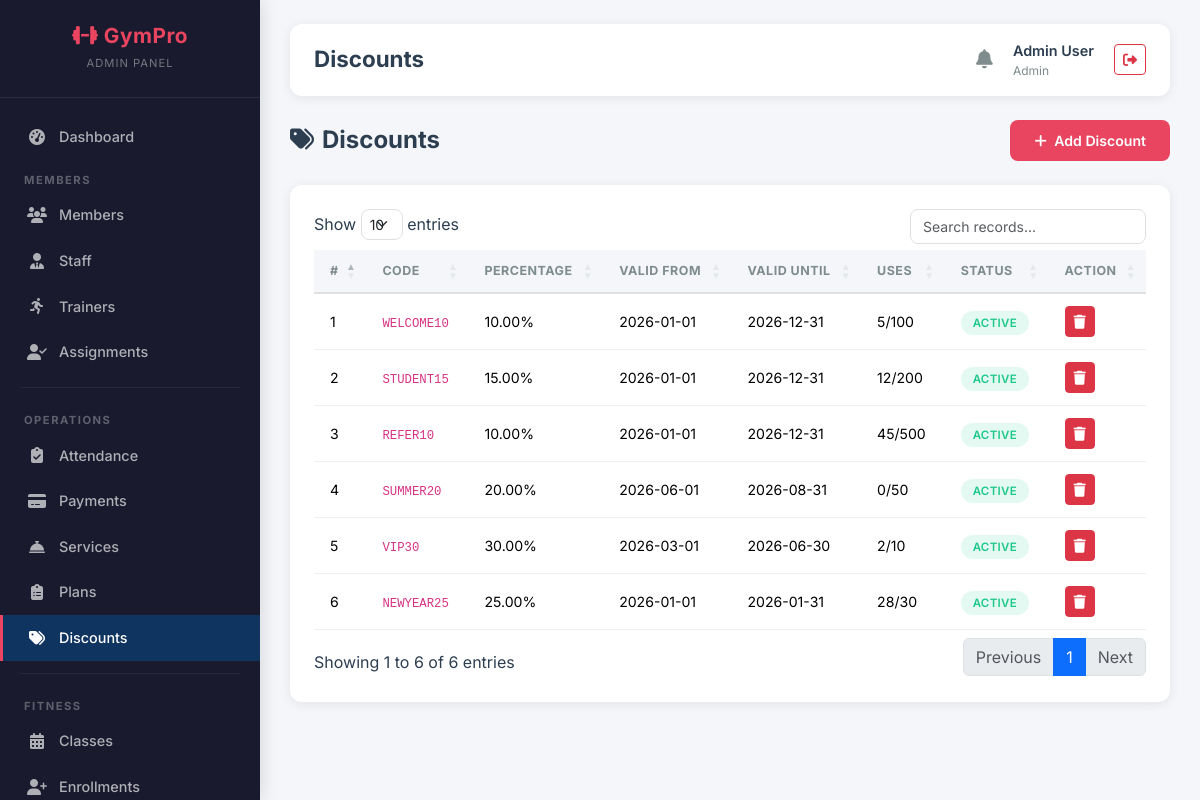
Screenshot of /admin/discounts.php (signed in) with the database file from the repository.
### tables this page shows
CREATE TABLE discounts (
    discount_id INT AUTO_INCREMENT PRIMARY KEY,
    code VARCHAR(50) UNIQUE NOT NULL,
    percentage DECIMAL(5,2) NOT NULL CHECK (percentage BETWEEN 0 AND 100),
    valid_from DATE NOT NULL,
    valid_until DATE NOT NULL,
    max_uses INT DEFAULT 1,
    used_count INT DEFAULT 0,
    status ENUM('active','expired') DEFAULT 'active'
);

### admin/discounts.php (the view, shortened to what this page needs)
<?php
require_once __DIR__ . '/../config/db.php';
$discounts = $pdo->query("SELECT * FROM discounts ORDER BY valid_until DESC")->fetchAll();
include __DIR__ . '/../includes/header.php';
?>
<div class="page-header"><h4><i class="fas fa-tags me-2"></i>Discounts</h4>
    <button class="btn btn-accent" data-bs-toggle="modal" data-bs-target="#addModal"><i class="fas fa-plus me-1"></i> Add Discount</button></div>
<div class="card-custom"><div class="card-body">
    <table class="table table-custom datatable">
        <thead><tr><th>#</th><th>Code</th><th>Percentage</th><th>Valid From</th><th>Valid Until</th><th>Uses</th><th>Status</th><th>Action</th></tr></thead>
        <tbody>
        <?php foreach ($discounts as $i => $d): ?>
        <tr><td><?= $i+1 ?></td><td><code><?= htmlspecialchars($d['code']) ?></code></td><td><?= $d['percentage'] ?>%</td><td><?= $d['valid_from'] ?></td><td><?= $d['valid_until'] ?></td><td><?= $d['used_count'] ?>/<?= $d['max_uses'] ?></td><td><span class="badge-status badge-<?= $d['status'] ?>"><?= $d['status'] ?></span></td>
        <td><button class="btn btn-danger btn-sm" onclick="confirmDelete('?delete=<?= $d['discount_id'] ?>','<?= $d['code'] ?>')"><i class="fas fa-trash"></i></button></td></tr>
        <?php endforeach; ?></tbody></table></div></div>
<?php include __DIR__ . '/../includes/footer.php'; ?>

### assets/css/custom.css (style rules this page uses)
:root { --sidebar-bg: #1a1a2e; --sidebar-hover: #16213e; --sidebar-active: #0f3460; --accent: #e94560; --accent-hover: #c81e45; --accent-light: rgba(233, 69, 96, 0.15); --bg-light: #f4f6f9; --bg-white: #ffffff; --text-dark: #2c3e50; --text-muted: #7f8c8d; --text-light: #ecf0f1; --border-color: #e0e0e0; --shadow: 0 2px 12px rgba(0, 0, 0, 0.08); --shadow-lg: 0 8px 30px rgba(0, 0, 0, 0.12); --radius: 12px; --radius-sm: 8px; --transition: all 0.3s ease; --font-main: 'Inter', sans-serif; }
* { box-sizing: border-box; }
body { font-family: var(--font-main); background: var(--bg-light); color: var(--text-dark); margin: 0; padding: 0; min-height: 100vh; }
.card-custom { background: var(--bg-white); border-radius: var(--radius); box-shadow: var(--shadow); border: none; overflow: hidden; transition: var(--transition); }
.card-custom .card-body { padding: 24px; }
.table-custom { width: 100%; border-collapse: separate; border-spacing: 0; }
.table-custom thead th { background: var(--bg-light); font-size: 0.78rem; font-weight: 700; text-transform: uppercase; letter-spacing: 0.5px; color: var(--text-muted); padding: 12px 16px; border-bottom: 2px solid var(--border-color); }
.table-custom tbody td { padding: 12px 16px; font-size: 0.88rem; border-bottom: 1px solid #f0f0f0; vertical-align: middle; }
.badge-status { padding: 5px 12px; border-radius: 20px; font-size: 0.72rem; font-weight: 600; text-transform: uppercase; letter-spacing: 0.3px; }
.badge-active { background: rgba(28, 200, 138, 0.12); color: #1cc88a; }
.btn-accent { background: var(--accent); color: #fff; border: none; padding: 10px 24px; border-radius: var(--radius-sm); font-weight: 600; font-size: 0.88rem; transition: var(--transition); cursor: pointer; }
.page-header { display: flex; justify-content: space-between; align-items: center; margin-bottom: 24px; flex-wrap: wrap; gap: 12px; }
.page-header h4 { font-weight: 700; margin: 0; }

### rows the page displays
discounts: code "WELCOME10", percentage "10.00", valid_from "2026-01-01", valid_until "2026-12-31", used_count "5", max_uses "100", status "ACTIVE"
discounts: code "STUDENT15", percentage "15.00", valid_from "2026-01-01", valid_until "2026-12-31", used_count "12", max_uses "200", status "ACTIVE"
discounts: code "REFER10", percentage "10.00", valid_from "2026-01-01", valid_until "2026-12-31", used_count "45", max_uses "500", status "ACTIVE"
discounts: code "SUMMER20", percentage "20.00", valid_from "2026-06-01", valid_until "2026-08-31", used_count "0", max_uses "50", status "ACTIVE"
discounts: code "VIP30", percentage "30.00", valid_from "2026-03-01", valid_until "2026-06-30", used_count "2", max_uses "10", status "ACTIVE"
discounts: code "NEWYEAR25", percentage "25.00", valid_from "2026-01-01", valid_until "2026-01-31", used_count "28", max_uses "30", status "ACTIVE"

### other values shown
$page_title "Discounts"
$_SESSION['full_name'] "Admin User"
$_SESSION['role'] "Admin"
